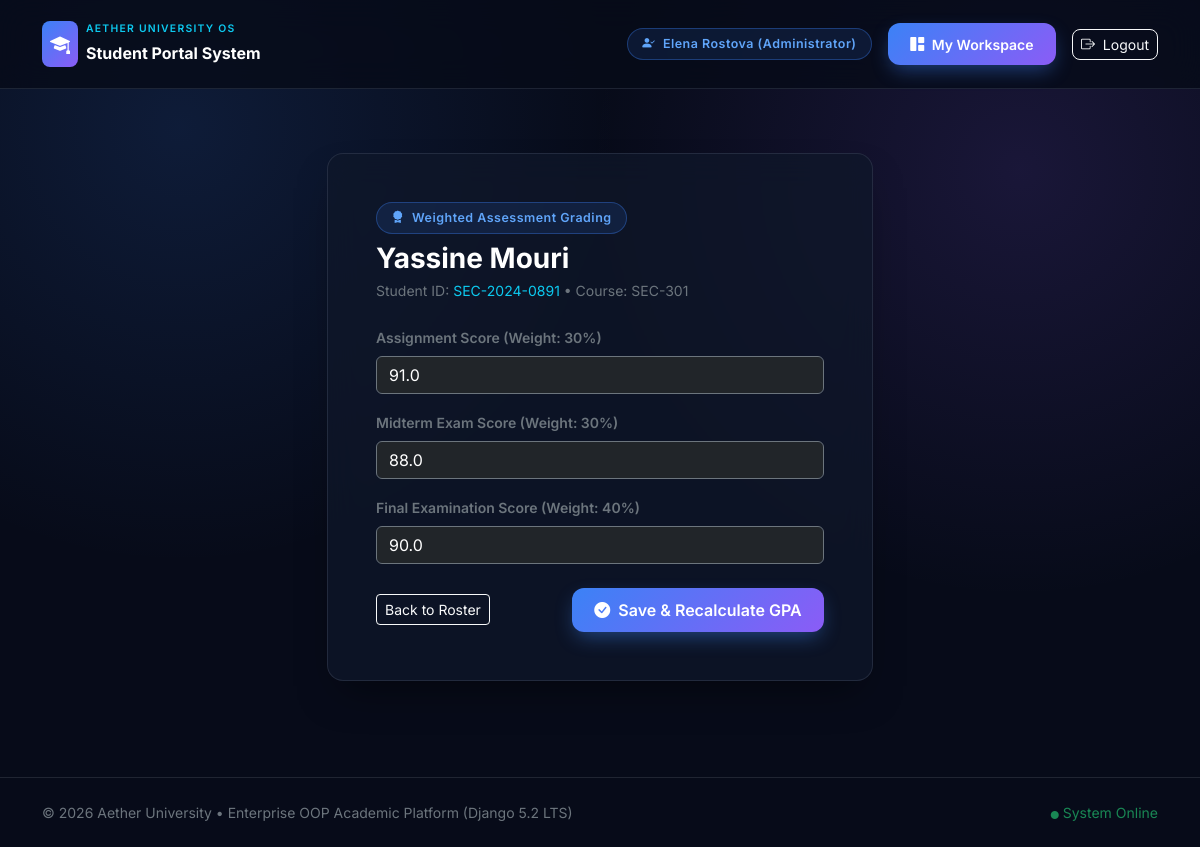
/instructor/grade/2/ (signed in), run on an earlier commit of the app's database.
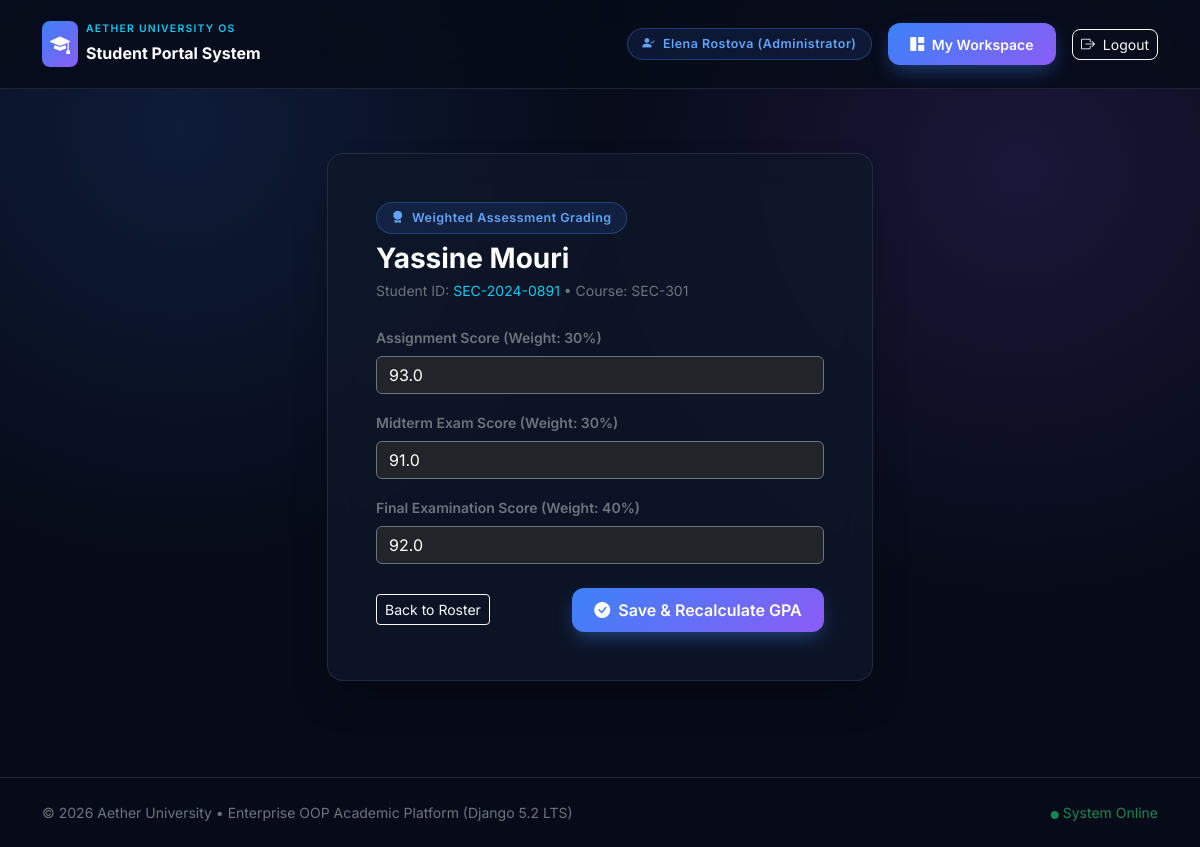
And on a later commit of the database.
### apps/academics/models.py (models this page shows, shortened)
class Grade(TimeStampedModel):
    enrollment = models.OneToOneField(
        Enrollment,
        on_delete=models.CASCADE,
        related_name='grade',
    )
    assignment_score = models.FloatField(default=0.0)
    midterm_score = models.FloatField(default=0.0)
    final_exam_score = models.FloatField(default=0.0)
    total_percentage = models.FloatField(default=0.0, editable=False)
    letter_grade = models.CharField(max_length=4, default='F', editable=False)
    grade_points = models.FloatField(default=0.0, editable=False)

### apps/academics/views.py (the view)
# urls.py: path('instructor/grade/<int:enrollment_id>/', academic_views.instructor_grade_view, name='instructor_grade'),
@login_required(login_url='login')
def instructor_grade_view(request, enrollment_id):
    enrollment = get_object_or_404(Enrollment, id=enrollment_id)
    grade, _ = Grade.objects.get_or_create(enrollment=enrollment)
    if request.method == 'POST':
        form = GradeForm(request.POST, instance=grade)
        if form.is_valid():
            form.save()
            Notification.objects.create(
                recipient=enrollment.student.user,
                category=Notification.Category.GRADE,
                title=f"Updated Grade: {enrollment.course.code}",
                message=f"Your grade in {enrollment.course.title} is now {grade.letter_grade} ({grade.total_percentage}%).",
            )
            messages.success(
                request,
                f"Grades updated for {enrollment.student.user.get_full_display_name()} ({enrollment.course.code}).",
            )
            return redirect('instructor_dashboard')
    else:
        form = GradeForm(instance=grade)
    context = {
        'form': form,
        'enrollment': enrollment,
    }
    return render(request, 'instructors/grade_form.html', context)

### apps/academics/forms.py
class GradeForm(forms.ModelForm):
    class Meta:
        model = Grade
        fields = ['assignment_score', 'midterm_score', 'final_exam_score']
        widgets = {
            'assignment_score': forms.NumberInput(attrs={
                'class': 'form-control bg-dark border-secondary text-white',
                'step': '0.5', 'min': '0', 'max': '100'
            }),
            'midterm_score': forms.NumberInput(attrs={
                'class': 'form-control bg-dark border-secondary text-white',
                'step': '0.5', 'min': '0', 'max': '100'
            }),
            'final_exam_score': forms.NumberInput(attrs={
                'class': 'form-control bg-dark border-secondary text-white',
                'step': '0.5', 'min': '0', 'max': '100'
            }),
        }

### apps/accounts/models.py (called while the page is built)
    def get_full_display_name(self) -> str:
        full_name = f"{self.first_name} {self.last_name}".strip()
        return full_name if full_name else self.username

### templates/instructors/grade_form.html (shortened to what this page needs)
{% extends 'base.html' %}
{% block content %}
<div class="container py-5">
    <div class="row justify-content-center">
        <div class="col-md-6">
            <div class="glass-card p-4 p-md-5">
                <span class="badge-pill-glow mb-2 d-inline-block">
                    <i class="bi bi-award-fill me-1"></i> Weighted Assessment Grading
                </span>
                <h3 class="fw-bold text-white mb-1">{{ enrollment.student.user.get_full_display_name }}</h3>
                <p class="text-secondary small mb-4">
                    Student ID: <span class="text-info">{{ enrollment.student.student_id }}</span> • Course: {{ enrollment.course.code }}
                </p>
                <form method="post">
                    <div class="mb-3">
                        <label class="form-label small text-secondary fw-semibold">Assignment Score (Weight: 30%)</label>
                        {{ form.assignment_score }}
                    </div>
                    <div class="mb-3">
                        <label class="form-label small text-secondary fw-semibold">Midterm Exam Score (Weight: 30%)</label>
                        {{ form.midterm_score }}
                    </div>
                    <div class="mb-4">
                        <label class="form-label small text-secondary fw-semibold">Final Examination Score (Weight: 40%)</label>
                        {{ form.final_exam_score }}
                    </div>
                    <div class="d-flex justify-content-between align-items-center">
                        <a href="{% url 'instructor_dashboard' %}" class="btn btn-outline-light btn-sm">Back to Roster</a>
                        <button type="submit" class="btn btn-gradient-primary">
                            <i class="bi bi-check-circle-fill me-1"></i> Save &amp; Recalculate GPA
                        </button>
                    </div>
                </form>
            </div>
        </div>
    </div>
</div>
{% endblock %}

What changed in the data, as far as the page shows it:
changed Grade: assignment_score "91.0" → "93.0"; midterm_score "88.0" → "91.0"; final_exam_score "90.0" → "92.0"
